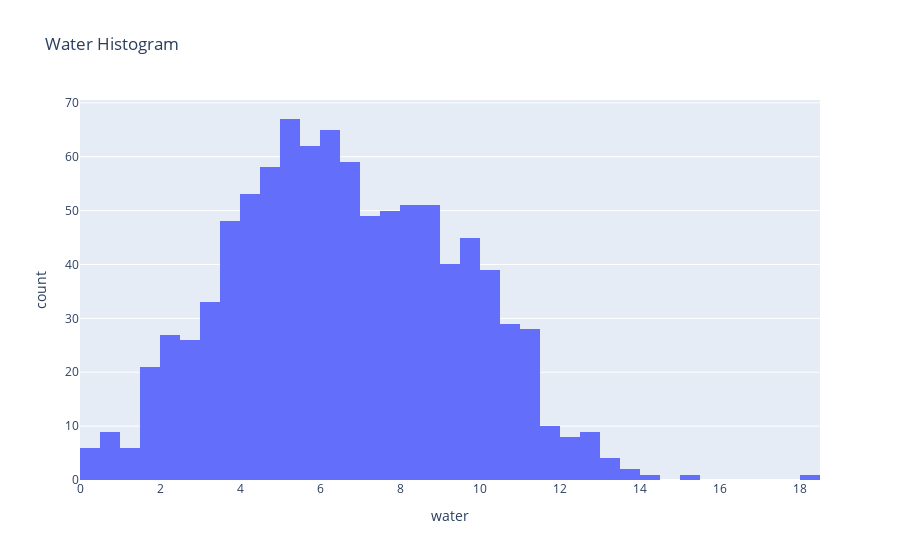
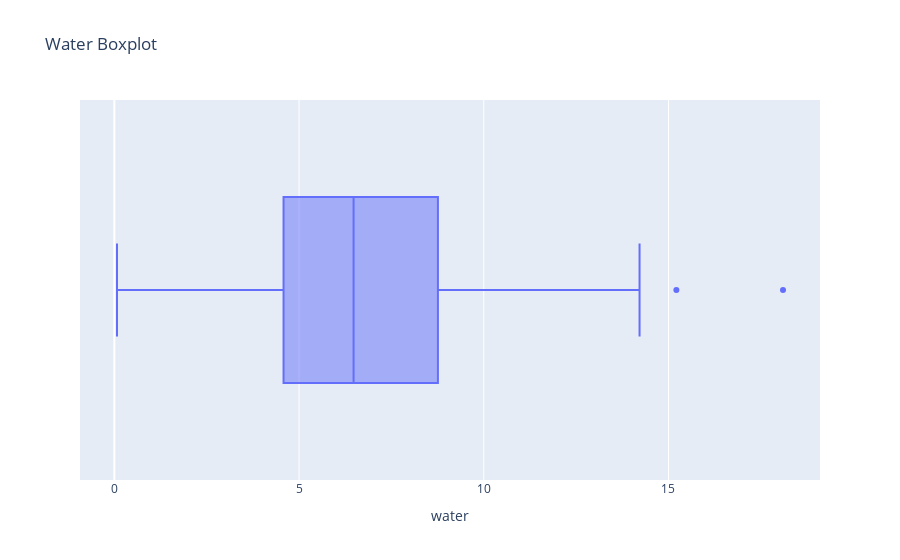

The notebook cell these images were saved under, in order:
### Code cell
fig = px.histogram(df, x="water", title="Water Histogram")
fig2 = px.box(df, x="water", title="Water Boxplot")
fig.show()
fig2.show()

### Figure 1 — Plotly figure (JSON) as saved in the notebook; plotly's stock layout.template omitted (floating-point values rounded to 4 significant figures; data arrays with more than 128 entries replaced by an {"elided": "..."} marker saying what was removed)
{"data": [{"alignmentgroup": "True", "bingroup": "x", "hovertemplate": "water=%{x}<br>count=%{y}<extra></extra>", "legendgroup": "", "marker": {"color": "#636efa", "pattern": {"shape": ""}}, "name": "", "offsetgroup": "", "orientation": "v", "showlegend": false, "type": "histogram", "x": {"elided": "1000 float values"}, "xaxis": "x", "yaxis": "y"}], "layout": {"barmode": "relative", "legend": {"tracegroupgap": 0}, "title": {"text": "Water Histogram"}, "xaxis": {"anchor": "y", "domain": [0, 1], "title": {"text": "water"}}, "yaxis": {"anchor": "x", "domain": [0, 1], "title": {"text": "count"}}}}

### Figure 2 — Plotly figure (JSON) as saved in the notebook; plotly's stock layout.template omitted (floating-point values rounded to 4 significant figures; data arrays with more than 128 entries replaced by an {"elided": "..."} marker saying what was removed)
{"data": [{"alignmentgroup": "True", "hovertemplate": "water=%{x}<extra></extra>", "legendgroup": "", "marker": {"color": "#636efa"}, "name": "", "notched": false, "offsetgroup": "", "orientation": "h", "showlegend": false, "type": "box", "x": {"elided": "1000 float values"}, "x0": " ", "xaxis": "x", "y0": " ", "yaxis": "y"}], "layout": {"boxmode": "group", "legend": {"tracegroupgap": 0}, "title": {"text": "Water Boxplot"}, "xaxis": {"anchor": "y", "domain": [0, 1], "title": {"text": "water"}}, "yaxis": {"anchor": "x", "domain": [0, 1]}}}
